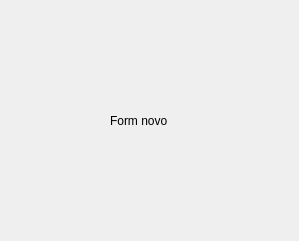
<?xml version="1.0" encoding="UTF-8"?>
<ui version="4.0">
 <class>F_novo</class>
 <widget class="QDialog" name="F_novo">
  <property name="geometry">
   <rect>
    <x>0</x>
    <y>0</y>
    <width>299</width>
    <height>241</height>
   </rect>
  </property>
  <property name="windowTitle">
   <string>Dialog</string>
  </property>
  <widget class="QLabel" name="label">
   <property name="geometry">
    <rect>
     <x>110</x>
     <y>80</y>
     <width>171</width>
     <height>81</height>
    </rect>
   </property>
   <property name="text">
    <string>Form novo</string>
   </property>
  </widget>
 </widget>
 <resources/>
 <connections/>
</ui>
